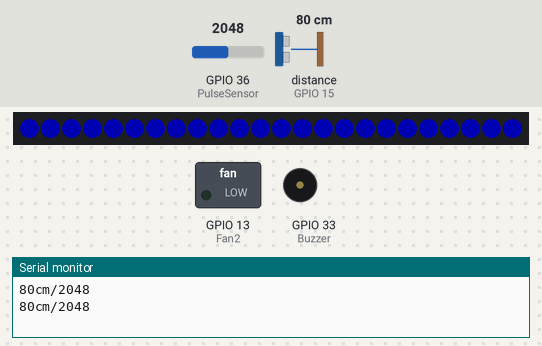
Recording of a sketch running on a simulated ESP32. Parts: 24 RGB LEDs in strip order, left to right, switched loads named in the sketch (green lamp = pin HIGH), buzzer (waves = sounding, pin HIGH), the last lines printed to the serial monitor. Wiring (inferred from the names in the program): ultrasonic range finder: trigger GPIO 32; echo GPIO 15. The test bench sets the inputs (shaded band); at power-on: GPIO 36 (PulseSensor) = 2048, distance to the obstacle (sensor on GPIO 15) 80 cm. The echo pulse lasts 58.3 µs per cm; dim RGB values are drawn brighter than linear; pins used as bus, display or sensor lines are not drawn.

Above: at 1.8 s.
1.9 s: GPIO 36 (PulseSensor) set to 2432
3.4 s: GPIO 36 (PulseSensor) set to 2564
4.9 s: distance to the obstacle (sensor on GPIO 15) set to 6 cm
6.4 s: distance to the obstacle (sensor on GPIO 15) set to 3 cm
At 7.4 s:
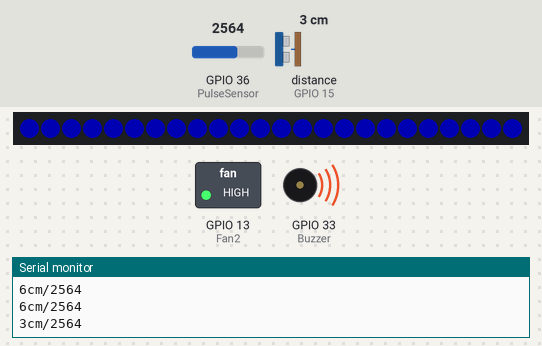
8.5 s: distance to the obstacle (sensor on GPIO 15) set to 9 cm
At 10.2 s:
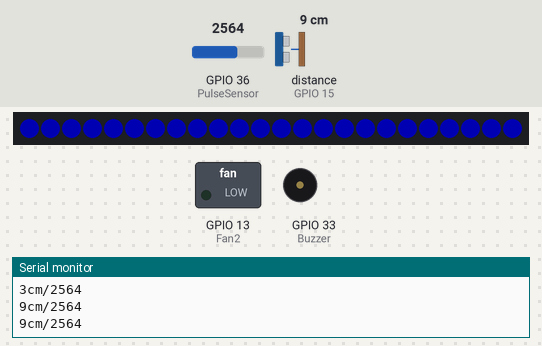
10.5 s: distance to the obstacle (sensor on GPIO 15) set to 2 cm
At 11.9 s:
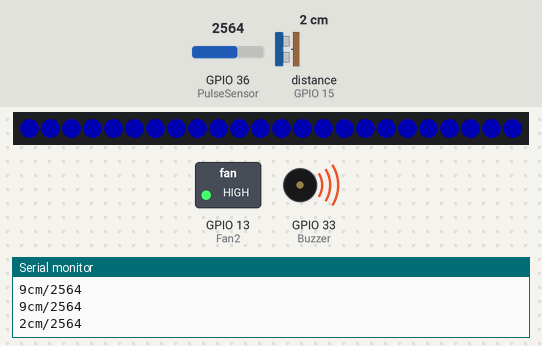
Timing chart, 0 to 13.5 s (numbered marks = the images above; inputs shaded):
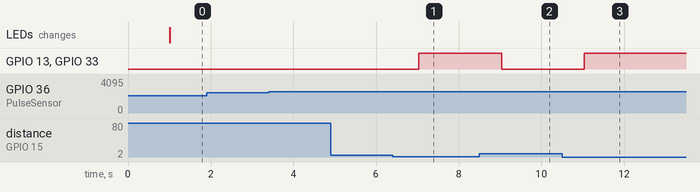

The sketch:

FINALFINALFINAL_CODING.ino
```cpp
#include <Adafruit_NeoPixel.h>

#define PIN  14//RGB LED灯
#define NUMPIXELS 24//RGB LED灯数量为24个

Adafruit_NeoPixel pixels(NUMPIXELS, PIN, NEO_GRB + NEO_KHZ800);//上述函数了LED的数量和Arduino引脚。

#define DELAYVAL 500 // 像素之间暂停的时间（毫秒）

int PulseSensor = A0;//脉搏传感器

const int TrigPin = 32;//超声波
const int EchoPin = 15;

const int Buzzer = 33;//蜂鸣器

//const int Fan1 = 27;//风扇
const int Fan2 = 13;

int cm;//距离变量
void setup()
{
  Serial.begin(9600); //波特率9600
  pinMode(TrigPin, OUTPUT);
  pinMode(EchoPin, INPUT);
  pinMode(Buzzer, OUTPUT);
  //pinMode(Fan1, OUTPUT);
  pinMode(Fan2, OUTPUT);
  pixels.begin();
  //此函数执行初始化。
  pixels.clear();
  //函数设定光照亮度。 （最小数字为1，最大数字为255。）
  pixels.setBrightness(60);
}

void loop()
{
    //超声波发射
   delayMicroseconds(2);
   digitalWrite(TrigPin, HIGH);
   delayMicroseconds(10);
   digitalWrite(TrigPin, LOW);
   //算成厘米
   cm = pulseIn(EchoPin, HIGH) / 58.0;
  //保留两位小数
   cm = (int(cm * 100.0)) / 100.0;
  //读取脉搏传感器值并赋值给变量val
   int val=analogRead(PulseSensor);
   //如果脉搏过高RGB灯为红色
   if(val > 4500)
   {
    for(int x1;x1 < NUMPIXELS;x1++)
    {
      pixels.setPixelColor(x1, pixels.Color(255, 0, 0)); // Red Color
    }
   }
   //否则如果脉搏正常RGB灯为绿色
   else if(val > 2500 && val < 4500)
   {
    for(int x2;x2 < NUMPIXELS;x2++)
    {
      pixels.setPixelColor(x2, pixels.Color(0, 255, 0));// Green Color
    }
   }
   //否则没有检测RGB灯为蓝色
   else
   {
    for(int x3;x3 < NUMPIXELS;x3++)
    {
      pixels.setPixelColor(x3, pixels.Color(0, 0, 255));// Blue Color
    }
   }
   //显示应用值
   pixels.show();
   //如果超声波检测距离小于5cm，风扇转起，蜂鸣器响起
   if(cm < 5)
   {
    //digitalWrite(Fan1, HIGH);
    digitalWrite(Fan2, HIGH);
    digitalWrite(Buzzer, HIGH);
   }
   //否则风扇不转，蜂鸣器不响
   else
   {
    //digitalWrite(Fan1, LOW);
    digitalWrite(Fan2, LOW);
    digitalWrite(Buzzer, LOW);
   }
    //串口输出距离和脉搏
    Serial.print(cm);
    Serial.print("cm");
    Serial.print("/");
    Serial.print(val);
    Serial.println();
    delay(1000);
}
```

Measured:
- the behaviour switches between 5 and 4 cm on distance to the obstacle (sensor on GPIO 15) (found by bisection; images 0 and 1)
- after the input at 6.4 s, GPIO 13 (Fan2), GPIO 33 (Buzzer): LOW → HIGH after 0.64 s
- after the input at 8.5 s, GPIO 13 (Fan2), GPIO 33 (Buzzer): HIGH → LOW after 0.54 s
- after the input at 10.5 s, GPIO 13 (Fan2), GPIO 33 (Buzzer): LOW → HIGH after 0.54 s
